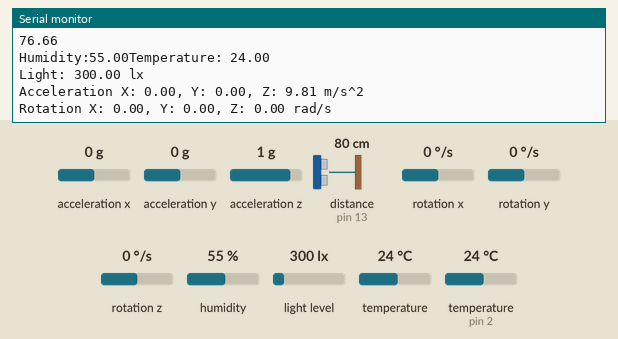
This sketch was run on a simulated Arduino Uno, built with avr-gcc and run on an emulated ATmega328P. On the bench: the last lines printed to the serial monitor. Wiring (inferred from the names in the program): ultrasonic range finder: trigger pin 12; echo pin 13. The test bench sets the inputs (shaded band); at power-on: acceleration x 0 g, distance to the obstacle (sensor on pin 13) 80 cm, humidity 55 %, acceleration y 0 g, temperature (sensor on pin 2) 24 °C, acceleration z 1 g, rotation x 0 °/s, rotation y 0 °/s, rotation z 0 °/s, light level 300 lx, temperature 24 °C. The echo pulse lasts 58.3 µs per cm.

Above: at 2.3 s.
2.4 s: acceleration x set to -1.4 g
At 3.8 s:
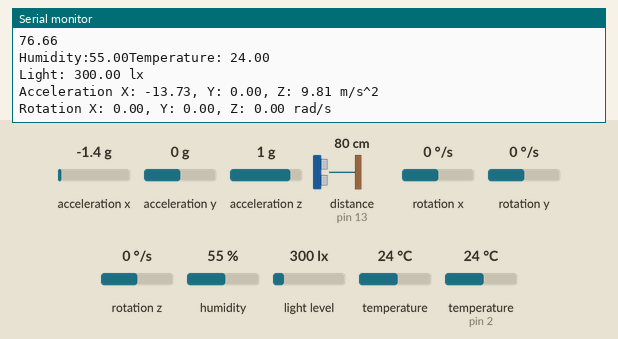
3.9 s: distance to the obstacle (sensor on pin 13) set to 2 cm
5.4 s: humidity set to 22 %
6.9 s: acceleration y set to -1.4 g
At 8.2 s:
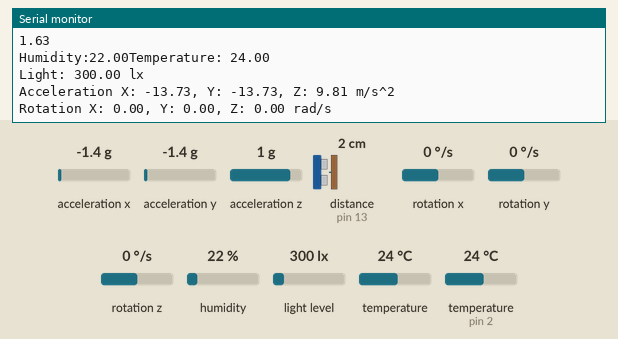
8.4 s: temperature (sensor on pin 2) set to 12 °C
9.9 s: acceleration z set to -1.4 g
At 12.2 s:
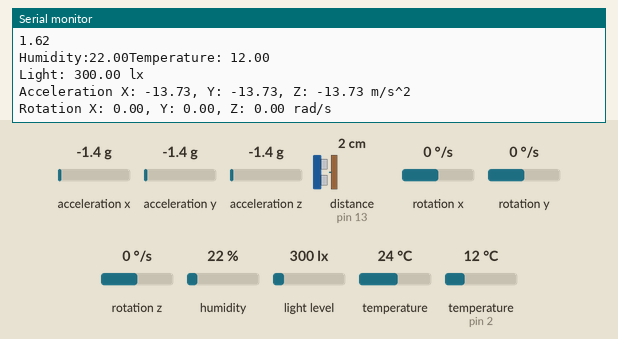
Timing chart, 0 to 12.4 s (numbered marks = the images above; inputs shaded):
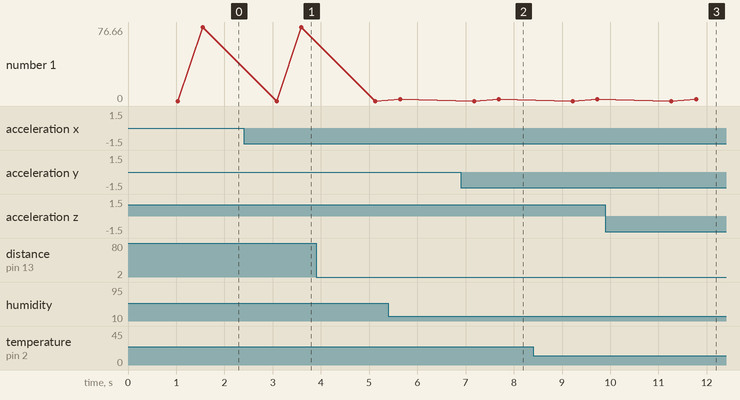

The sketch:

Day8Cansat.ino
```cpp
#include "DHT.h"
#include <Wire.h>
#include <BH1750.h>
#include <Adafruit_MPU6050.h>
#include <Adafruit_BMP085.h>
#include <Adafruit_Sensor.h>

const int trigPin = 12;
const int echoPin = 13 ;

int ledPin = LED_BUILTIN;              // choose the pin for the LED

#define DHTPIN 2
#define SOUND_SPEED 0.033
#define DHTTYPE DHT11
#define seaLevelPressure_hPa 1013.25

BH1750 lightMeter;
DHT dht(DHTPIN, DHTTYPE);
long duration;
float distanceCm;
Adafruit_BMP085 bmp;
Adafruit_MPU6050 mpu;


void setup() {
  Serial.begin(115200);
  pinMode(trigPin, OUTPUT);
  pinMode(echoPin, INPUT);
  Wire.begin();
   lightMeter.begin();

  Serial.println(F("BH1750 Test begin"));


  Serial.begin(115200);
  dht.begin();
  pinMode(trigPin, OUTPUT);
  pinMode(echoPin, INPUT);

//  if (!mpu.begin()) {
//  Serial.println("Sensor init failed");
//  while (1);
//  }
mpu.setAccelerometerRange(MPU6050_RANGE_8_G);
mpu.setGyroRange(MPU6050_RANGE_500_DEG);

//Serial.begin(115200);
//  if (!bmp.begin()) {
//  Serial.println("BMP180 Not Found. CHECK CIRCUIT!");
//  while (1) {}
//  }
}
void loop() {

  sensors_event_t a, g, temp;
  mpu.getEvent(&a, &g, &temp);


  digitalWrite(trigPin, LOW);
  delayMicroseconds(2);
  digitalWrite(trigPin, HIGH);
  delayMicroseconds(10);
  digitalWrite(trigPin, LOW);
  float h = dht.readHumidity();
  float t = dht.readTemperature();

  //Ultrasonic
  duration = pulseIn(echoPin, HIGH);
  distanceCm = duration * SOUND_SPEED/2;
  Serial.print("Distance (cm): \n");
  Serial.println(distanceCm);
  Serial.print("\n");

  //DHT
  Serial.print("Humidity:");
  Serial.print(h);
  Serial.print("Temperature: ");
  Serial.print(t);
  Serial.print("\n");

  //light sensor
  float lux = lightMeter.readLightLevel();
  Serial.print("Light: ");
  Serial.print(lux);
  Serial.println(" lx");
  Serial.print("\n");

  //Accelerometer
  Serial.print("Acceleration X: ");
  Serial.print(a.acceleration.x);
  Serial.print(", Y: ");
  Serial.print(a.acceleration.y);
  Serial.print(", Z: ");
  Serial.print(a.acceleration.z);
  Serial.println(" m/s^2");
  Serial.print("\n");

  //Gyroscope
  Serial.print("Rotation X: ");
  Serial.print(g.gyro.x);
  Serial.print(", Y: ");
  Serial.print(g.gyro.y);
  Serial.print(", Z: ");
  Serial.print(g.gyro.z);
  Serial.println(" rad/s");
  Serial.print("\n");

 //Pressure
// Serial.print("Pressure = ");
// Serial.print(bmp.readPressure());
// Serial.println(" Pa");
// Serial.print("\n");


  delay(500);
}
```

Measured:
- after the input at 2.4 s, the serial monitor: prints a new line after 1.2 s (image 1)
- after the input at 6.9 s, the serial monitor: prints a new line after 0.79 s (image 2)
- after the input at 9.9 s, the serial monitor: prints a new line after 1.4 s (image 3)
